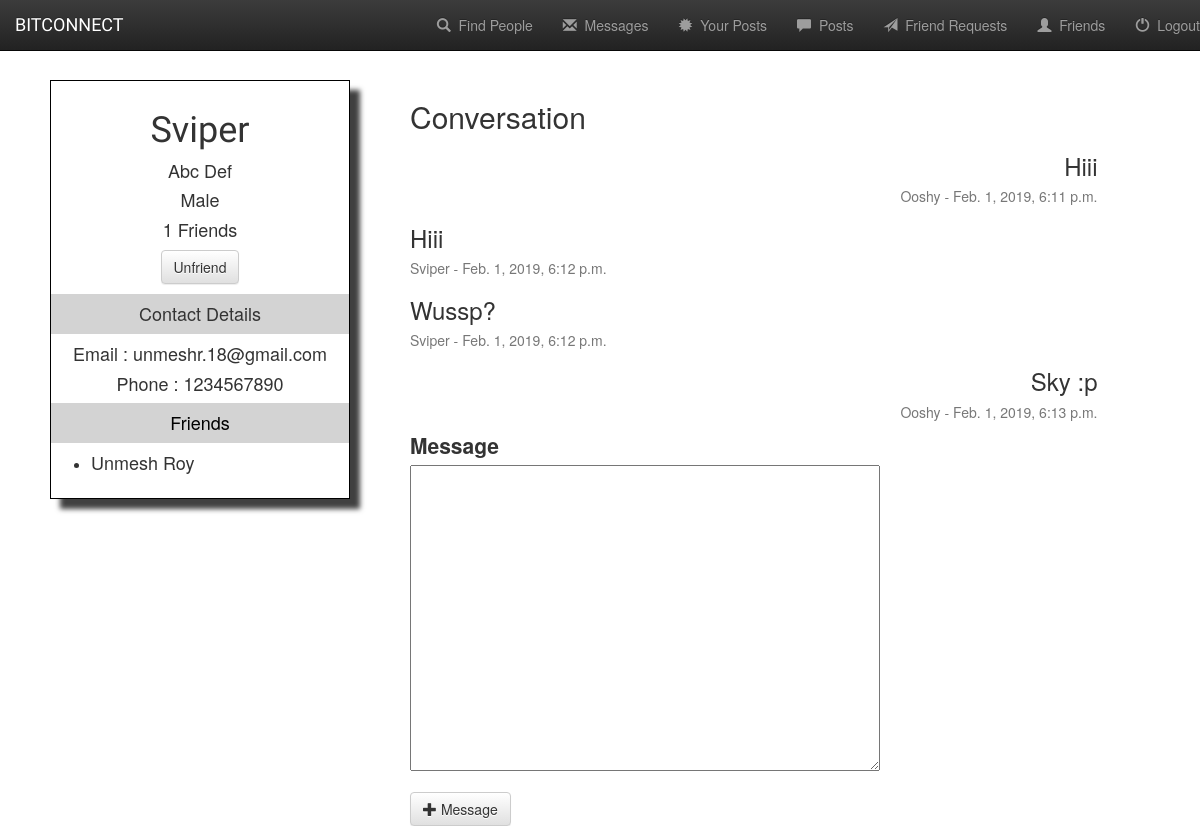
The page /messaging/message/5 (signed in) on the database its author committed.
### base/models.py (models this page shows)
class Member(models.Model) :
    user = models.OneToOneField(User , on_delete=models.CASCADE)
    username = models.CharField(max_length=200)
    first_name = models.CharField(max_length=200)
    last_name = models.CharField(max_length=200)
    email = models.EmailField()
    birth_date = models.DateField()
    phone = models.CharField(max_length=20)
    gender = models.IntegerField()
    friends = models.ManyToManyField("self" , related_name='friends' , symmetrical=True , blank = True)
    friend_requests = models.ManyToManyField("self" , related_name = 'sent_requests' , symmetrical = False , blank = True)
    def __str__(self) :
        return self.username

### messaging/models.py (models this page shows)
class Messages (models.Model) :
    author = models.ForeignKey(Member , on_delete=models.CASCADE , related_name='messages' , unique = False)
    chat = models.ForeignKey(Chat , on_delete=models.CASCADE , related_name='messages' , unique = False)
    content = models.TextField()
    time = models.DateTimeField(default = timezone.now)

### messaging/views.py (the view)
# urls.py: url(r'^message/(?P<mem_id>[0-9]+)$' , views.message , name = 'message') ,
@login_required(login_url='/')
def message (request , mem_id) :
    chat = getconvo(request , mem_id)
    user = request.user
    current_member = Member.objects.get(user = user)
    member = Member.objects.get(pk = mem_id)
    if request.method == "POST" :
        form = CreateMessage(request.POST)
        message = form.save(commit = False)
        message.author = current_member
        message.chat = chat
        message.save()
        return redirect('messaging:message' , mem_id = mem_id)
    else :
        form = CreateMessage()
        context = {
        'current_member' : current_member ,
        'member' : member ,
        'chat' : chat ,
        'form' : form ,
        }
        return render(request , 'messaging/chat.html' , context)

### messaging/forms.py
class CreateMessage (forms.ModelForm) :
    class Meta :
        model = Messages
        fields = ['content']

### messaging/views.py (called while the page is built)
def getconvo (request , mem_id) :
    user = request.user
    current_member = Member.objects.get(user = user)
    member = Member.objects.get(pk = mem_id)
    chat = None
    for convo in Chat.objects.all() :
        if (current_member in convo.members.all()) and (member in convo.members.all()):
            chat = convo
    if chat == None :
        chat = Chat.objects.create()
        chat.members.add(current_member)
        chat.members.add(member)
        chat.save()
    return chat

### messaging/templates/messaging/chat.html (shortened to what this page needs)
{% extends 'base/profile.html' %}
{% block content %}
    <div class = "row">
        <div class = "col-sm-offset-4 col-sm-7 ">
            <h2>Conversation</h2>
            <div class = "d-flex">
                {% for message in chat.messages.all %}
                    {% if message.author.user == member.user %}
                        <div >
                            <h3>{{message.content}}</h3>
                            <h5 class = "text-muted"> {{message.author}} - {{message.time}} </h5>
                        </div>
                    {% else %}
                        <div style = "text-align: right">
                            <h3>{{message.content}}</h3>
                            <h5 class = "text-muted"> {{message.author}} - {{message.time}} </h5>
                        </div>
                    {% endif %}
                {% endfor %}
            </div>
            {% if current_member in member.friends.all %}
                <form method="POST">
                    {% for field in form %}
                        <div class="form-group">
                            <label class="control-label" style="font-size: 1.5em;">Message</label>
                            <div style="font-size: 1.5em;">{{field}}</div>
                        </div>
                    {%endfor%}
                    <button type="submit" class="btn btn-default">
                        <span class="glyphicon glyphicon-plus"></span>&nbsp;Message
                    </button>
                </form>
            {% else %}
                <h4 class = "text-danger" >You are no longer friends</h4>
            {% endif %}
        </div>
    </div>
{% endblock %}

### base/templates/base/profile.html (shortened to what this page needs)
{% load staticfiles%}
<!DOCTYPE html>
<html>
    <head>
        <link rel="stylesheet" href="https://maxcdn.bootstrapcdn.com/bootstrap/3.3.7/css/bootstrap.min.css">
        <link rel="stylesheet" href="https://maxcdn.bootstrapcdn.com/bootstrap/3.3.7/css/bootstrap-theme.min.css">
        <link rel="stylesheet" type="text/css" href="{% static 'base/style.css' %}">
    </head>
    <body>
        <div class="container-fluid">
            <nav class="navbar navbar-toggleable-md navbar-inverse navbar-fixed-top">
                <div class="navbar-header">
                    <div class="navbar-brand">BITCONNECT</div>
                </div>
                <div class="collapse navbar-collapse" id="topNavBar">
                    <ul class="nav navbar-nav navbar-right">
                        <li>
                            <a class="navbar-link" href="{% url 'findpeople'%}">
                                <span class="glyphicon glyphicon-search"></span>&nbsp; Find People
                            </a>
                        </li>
                        <li>
                            <a class="navbar-link" href="{% url 'messaging:index' %}">
                                <span class="glyphicon glyphicon-envelope"></span>&nbsp; Messages
                            </a>
                        </li>
                        <li>
                            <a class="navbar-link" href="{% url 'myposts' current_member.id %}">
                                <span class="glyphicon glyphicon-certificate"></span>&nbsp; Your Posts
                            </a>
                        </li>
                        <li>
                            <a class="navbar-link" href="{% url 'posts' %}">
                                <span class="glyphicon glyphicon-comment"></span>&nbsp; Posts
                            </a>
                        </li>
                        <li>
                            <a class="navbar-link" href="{% url 'friendrequests' %}">
                                <span class="glyphicon glyphicon-send"></span>&nbsp; Friend Requests
                            </a>
                        </li>
                        <li>
                            <a class="navbar-link" href="{% url 'friends' %}">
                                <span class="glyphicon glyphicon-user"></span>&nbsp; Friends
                            </a>
                        </li>
                        <li>
                            <a class="navbar-link" href="{%url 'logout'%}">
                                <span class="glyphicon glyphicon-off"></span>&nbsp; Logout
                            </a>
                        </li>
                    </ul>
                    </div>
            </nav>
        </div>
        <br>
        <br>
        <br>
        <br>
        <div class="container-fluid">
            <div class = "row" >
                <div class = "col-md-3 prosidebar" style="text-align: center">
                    <h1 style = "font-family: 'Baloo Thambi', cursive;">
                        {{member.username}}
                    </h1>
                    <h4>{{member.first_name}} {{member.last_name}}</h4>
                    <h4>
                        {% if member.gender == 1 %} Male
                        {% else %} Female {% endif %}
                    </h4>
                    <h4>{{member.friends.count}} Friends</h4>
                    {% if member.user != current_member.user%}
                        {% if current_member not in member.friends.all%}
                            {% if current_member in member.sent_requests.all%}
                                <a class = "btn btn-default" href = "{% url 'profacceptrequest' member.id%}">
                                    Accept Request
                                </a>
                                <a class = "btn btn-default" href = "{% url 'profrejectrequest' member.id%}">
                                    Reject Request
                                </a>
                            {% elif current_member in member.friend_requests.all %}
                                <a class = "btn btn-default" href = "{% url 'profdeleterequest' member.id%}">
                                    Delete Request
                                </a>
                            {% else %}
                                <a class = "btn btn-default" href = "{% url 'profsendrequest' member.id %}">
                                    Send Request
                                </a>
                            {% endif %}
                        {%else%}
                            <a class = "btn btn-default" href = "{% url 'unfriend' member.id %}">
                                Unfriend
                            </a>
                        {% endif %}
                    {%endif%}
                    <h4 style="background-color: lightgray; padding:10px;">Contact Details</h4>
                    <h4>Email : {{member.email}}</h4>
                    <h4>Phone : {{member.phone}}</h4>
                    <h4 style="background-color: lightgray; padding:10px;"><a href="#" style = "color: black;">Friends</a></h4>
                        <ul style ="text-align: left;">
                            {% for friend in member.friends.all%}
                                {% if forloop.counter < 5 %}
                                <li><h4>{{friend.first_name}} {{friend.last_name}}</h4></li>
                                {% endif %}
                            {% endfor %}
                        </ul>
                </div>
                {% block content %}
                {% endblock %}
            </div>
        </div>
    </body>
</html>

### base/static/base/style.css (style rules this page uses)
body { background-image: url("images/background.jpeg") ; background-repeat: no-repeat; background-size: cover; background-attachment: fixed; }
.navbar-brand { font-family: 'Baloo Thambi', cursive; color: azure; }
.prosidebar { border: 1px black solid; box-shadow: 10px 10px 5px 0px rgba(0,0,0,0.75); padding: 10px 0px 15px 0px; position: fixed ; left : 50px; }

### rows shown on the page
Member: username "Sviper", first_name "Abc", last_name "Def", friends.count "1", email "unmeshr.18@gmail.com", phone "1234567890"
Member: first_name "Unmesh", last_name "Roy"
Messages: content "Hiii", author "Ooshy", time "Feb. 1, 2019, 6:11 p.m."
Messages: content "Hiii", author "Sviper", time "Feb. 1, 2019, 6:12 p.m."
Messages: content "Wussp?", author "Sviper", time "Feb. 1, 2019, 6:12 p.m."
Messages: content "Sky :p", author "Ooshy", time "Feb. 1, 2019, 6:13 p.m."
